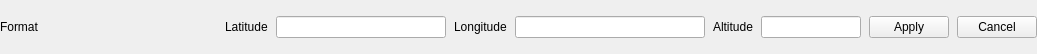
<?xml version="1.0" encoding="UTF-8"?>
<ui version="4.0">
 <class>GeoCoordinateEditorWidget</class>
 <widget class="QWidget" name="GeoCoordinateEditorWidget">
  <property name="geometry">
   <rect>
    <x>0</x>
    <y>0</y>
    <width>980</width>
    <height>54</height>
   </rect>
  </property>
  <layout class="QHBoxLayout" name="horizontalLayoutRoot">
   <property name="leftMargin">
    <number>0</number>
   </property>
   <property name="topMargin">
    <number>0</number>
   </property>
   <property name="rightMargin">
    <number>0</number>
   </property>
   <property name="bottomMargin">
    <number>0</number>
   </property>
   <property name="spacing">
    <number>8</number>
   </property>
   <item>
    <widget class="QLabel" name="labelFormat">
     <property name="text">
      <string>Format</string>
     </property>
    </widget>
   </item>
   <item>
    <widget class="fairwindsk::ui::widgets::TouchComboBox" name="comboBoxFormat">
     <property name="minimumSize">
      <size>
       <width>170</width>
       <height>0</height>
      </size>
     </property>
    </widget>
   </item>
   <item>
    <widget class="QLabel" name="labelLatitude">
     <property name="text">
      <string>Latitude</string>
     </property>
    </widget>
   </item>
   <item>
    <widget class="QLineEdit" name="lineEditLatitude">
     <property name="minimumSize">
      <size>
       <width>170</width>
       <height>0</height>
      </size>
     </property>
    </widget>
   </item>
   <item>
    <widget class="QLabel" name="labelLongitude">
     <property name="text">
      <string>Longitude</string>
     </property>
    </widget>
   </item>
   <item>
    <widget class="QLineEdit" name="lineEditLongitude">
     <property name="minimumSize">
      <size>
       <width>190</width>
       <height>0</height>
      </size>
     </property>
    </widget>
   </item>
   <item>
    <widget class="QLabel" name="labelAltitude">
     <property name="text">
      <string>Altitude</string>
     </property>
    </widget>
   </item>
   <item>
    <widget class="QLineEdit" name="lineEditAltitude">
     <property name="minimumSize">
      <size>
       <width>100</width>
       <height>0</height>
      </size>
     </property>
    </widget>
   </item>
   <item>
    <widget class="QPushButton" name="pushButtonApply">
     <property name="text">
      <string>Apply</string>
     </property>
    </widget>
   </item>
   <item>
    <widget class="QPushButton" name="pushButtonCancel">
     <property name="text">
      <string>Cancel</string>
     </property>
    </widget>
   </item>
  </layout>
 </widget>
 <customwidgets>
  <customwidget>
   <class>fairwindsk::ui::widgets::TouchComboBox</class>
   <extends>QWidget</extends>
   <header>ui/widgets/TouchComboBox.hpp</header>
  </customwidget>
 </customwidgets>
 <resources/>
 <connections/>
</ui>
